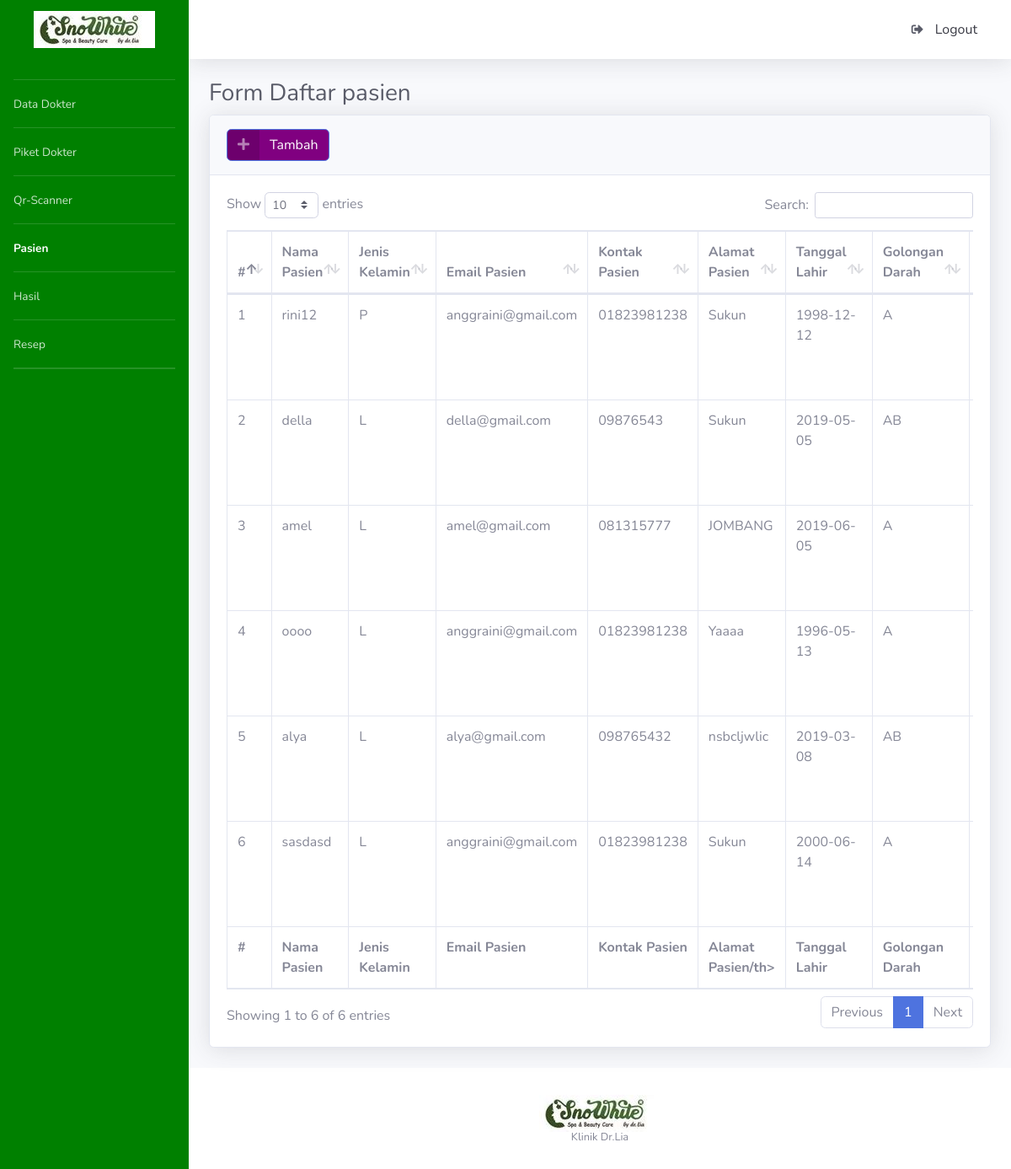
The app's page /index.php/pasien with its own data.
### tables this page shows
CREATE TABLE `tb_pasien` (
  `id_pasien` bigint(20) NOT NULL,
  `nama_pasien` varchar(50) NOT NULL,
  `jenis_kelamin` enum('L','P') NOT NULL,
  `email_pasien` varchar(100) NOT NULL,
  `kontak_pasien` varchar(15) NOT NULL,
  `alamat_pasien` text NOT NULL,
  `tanggal_lahir` date NOT NULL,
  `golongan_darah` enum('A','B','O','AB') NOT NULL,
  `password_pasien` varchar(32) NOT NULL,
  `kode_verivikasi` varchar(6) NOT NULL,
  `qr_code` varchar(255) NOT NULL
);

### application/controllers/Pasien.php (called while the page is built, shortened)
<?php
class Pasien extends CI_Controller {
	public function index()
	{
		$parser = array(
			'p_semuapasien' => $this->db->get_where('tb_pasien')->result()
			);
		$this->load->view('pasien/v_daftar',
			$parser);
	}
}
?>

### index.php (called while the page is built, shortened)
<?php
require_once BASEPATH.'core/CodeIgniter.php';

### application/views/pasien/v_daftar.php (the view, shortened to what this page needs)
<!DOCTYPE html>
<html lang="en">
<head>
  <link href="<?php echo base_url(); ?>tema/admin/vendor/fontawesome-free/css/all.min.css" rel="stylesheet" type="text/css">
   <link href="<?php echo base_url(); ?>tema/admin/css/sb-admin-2.min.css" rel="stylesheet">
  <link href="<?php echo base_url(); ?>tema/admin/vendor/datatables/dataTables.bootstrap4.min.css" rel="stylesheet">
  <link href="vendor/datatables/dataTables.bootstrap4.min.css" rel="stylesheet">
</head>
<body id="page-top">
  <div id="wrapper">
    <div id="content-wrapper" class="d-flex flex-column">
      <div id="content">
        <div class="container-fluid">
          <h1 class="h3 mb-2 text-gray-800">Form Daftar pasien</h1>
          <div class="card shadow mb-4">
            <div class="card-header py-3">
              <h6 class="m-0 font-weight-bold text-primary">
                <a style="background-color: purple; "href="<?php echo site_url('pasien/tambah'); ?>" class="btn btn-primary btn-icon-split">
                    <span class="icon text-white-50">
                      <i class="fas fa-plus"></i>
                    </span>
                    <span class="text">Tambah</span>
                  </a>
              </h6>
            </div>
            <div class="card-body">
              <div class="table-responsive">
                <table class="table table-bordered" id="dataTable" width="100%" cellspacing="0">
                  <thead>
                    <tr>
                     <th>#</th>
                      <th>Nama Pasien</th>
                      <th>Jenis Kelamin</th>
                      <th>Email Pasien</th>
                      <th>Kontak Pasien</th>
                      <th>Alamat Pasien</th>
                      <th>Tanggal Lahir</th>
                      <th>Golongan Darah</th>
                      <th>Kode Verivikasi</th>
                    </tr>
                  </thead>
                  <tfoot>
                    <tr>
                     <th>#</th>
                      <th>Nama Pasien</th>
                      <th>Jenis Kelamin</th>
                      <th>Email Pasien</th>
                      <th>Kontak Pasien</th>
                      <th>Alamat Pasien/th>
                      <th>Tanggal Lahir</th>
                      <th>Golongan Darah</th>
                      <th>Kode Verivikasi</th>
                    </tr>
                  </tfoot>
                  <tbody>
                   <?php if(count($p_semuapasien) > 0) { ?>
      <?php $no = 1; ?>
      <?php foreach ($p_semuapasien as $data) { ?>
      <tr>
        <td><?php echo $no++; ?></td>
        <td><?php echo $data->nama_pasien; ?></td>
        <td><?php echo $data->jenis_kelamin; ?></td>
        <td><?php echo $data->email_pasien; ?></td>
        <td><?php echo $data->kontak_pasien; ?></td>
        <td><?php echo $data->alamat_pasien; ?></td>
        <td><?php echo $data->tanggal_lahir; ?></td>
        <td><?php echo $data->golongan_darah; ?></td>
        <td><?php echo $data->kode_verivikasi; ?></td>
      </tr>
      <?php } ?>
      <?php } else { ?>
      <tr>
        <td colspan="4">Tidak ada pasien</td>
      </tr>
      <?php } ?>
                  </tbody>
                </table>
              </div>
            </div>
          </div>
        </div>
      </div>

### records on screen
tb_pasien: nama_pasien "rini12", jenis_kelamin "P", email_pasien "anggraini@gmail.com", kontak_pasien "01823981238", alamat_pasien "Sukun", tanggal_lahir "1998-12-12", golongan_darah "A"
tb_pasien: nama_pasien "della", jenis_kelamin "L", email_pasien "della@gmail.com", kontak_pasien "09876543", alamat_pasien "Sukun", tanggal_lahir "2019-05-05", golongan_darah "AB"
tb_pasien: nama_pasien "amel", jenis_kelamin "L", email_pasien "amel@gmail.com", kontak_pasien "081315777", alamat_pasien "JOMBANG", tanggal_lahir "2019-06-05", golongan_darah "A"
tb_pasien: nama_pasien "oooo", jenis_kelamin "L", email_pasien "anggraini@gmail.com", kontak_pasien "01823981238", alamat_pasien "Yaaaa", tanggal_lahir "1996-05-13", golongan_darah "A"
tb_pasien: nama_pasien "alya", jenis_kelamin "L", email_pasien "alya@gmail.com", kontak_pasien "098765432", alamat_pasien "nsbcljwlic", tanggal_lahir "2019-03-08", golongan_darah "AB"
tb_pasien: nama_pasien "sasdasd", jenis_kelamin "L", email_pasien "anggraini@gmail.com", kontak_pasien "01823981238", alamat_pasien "Sukun", tanggal_lahir "2000-06-14", golongan_darah "A"
